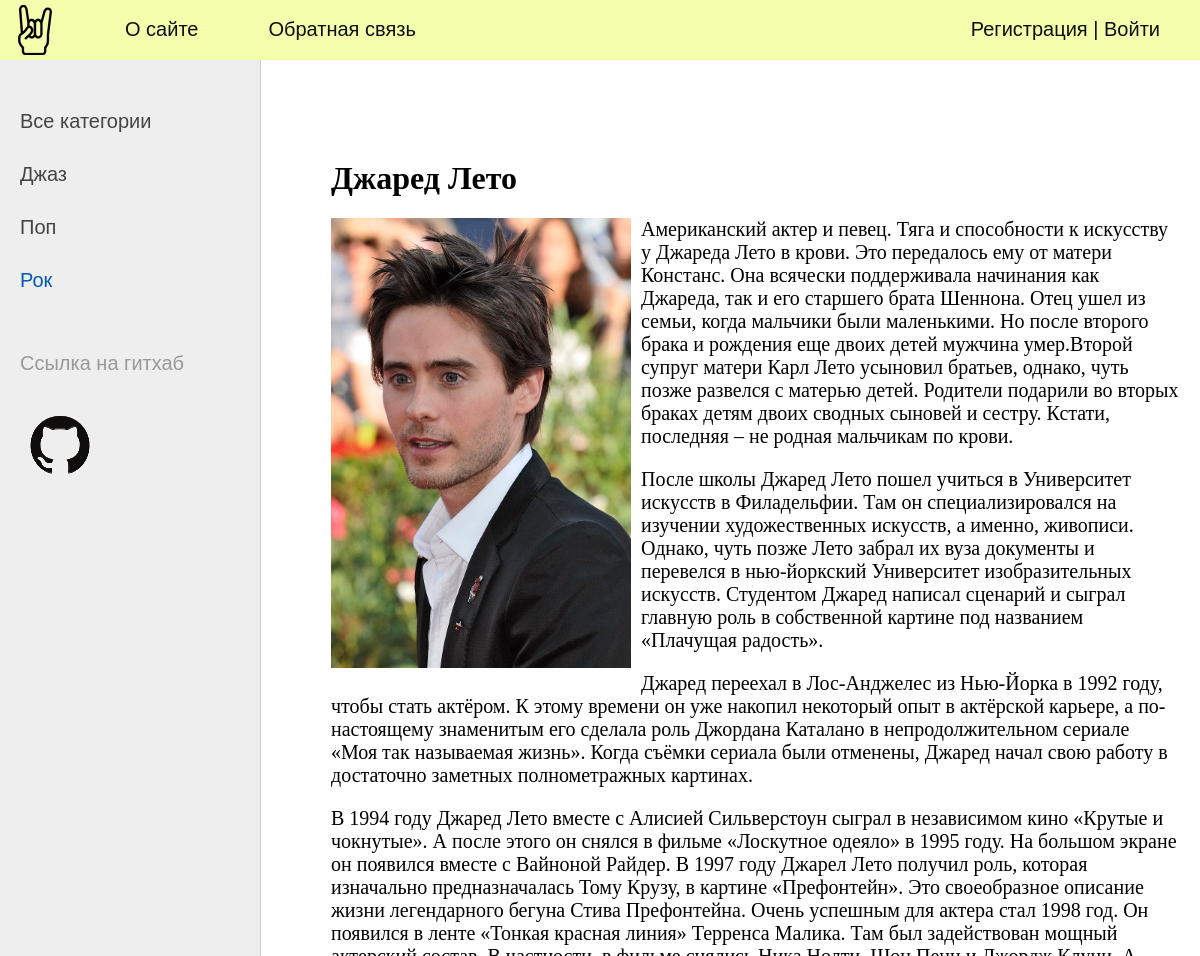
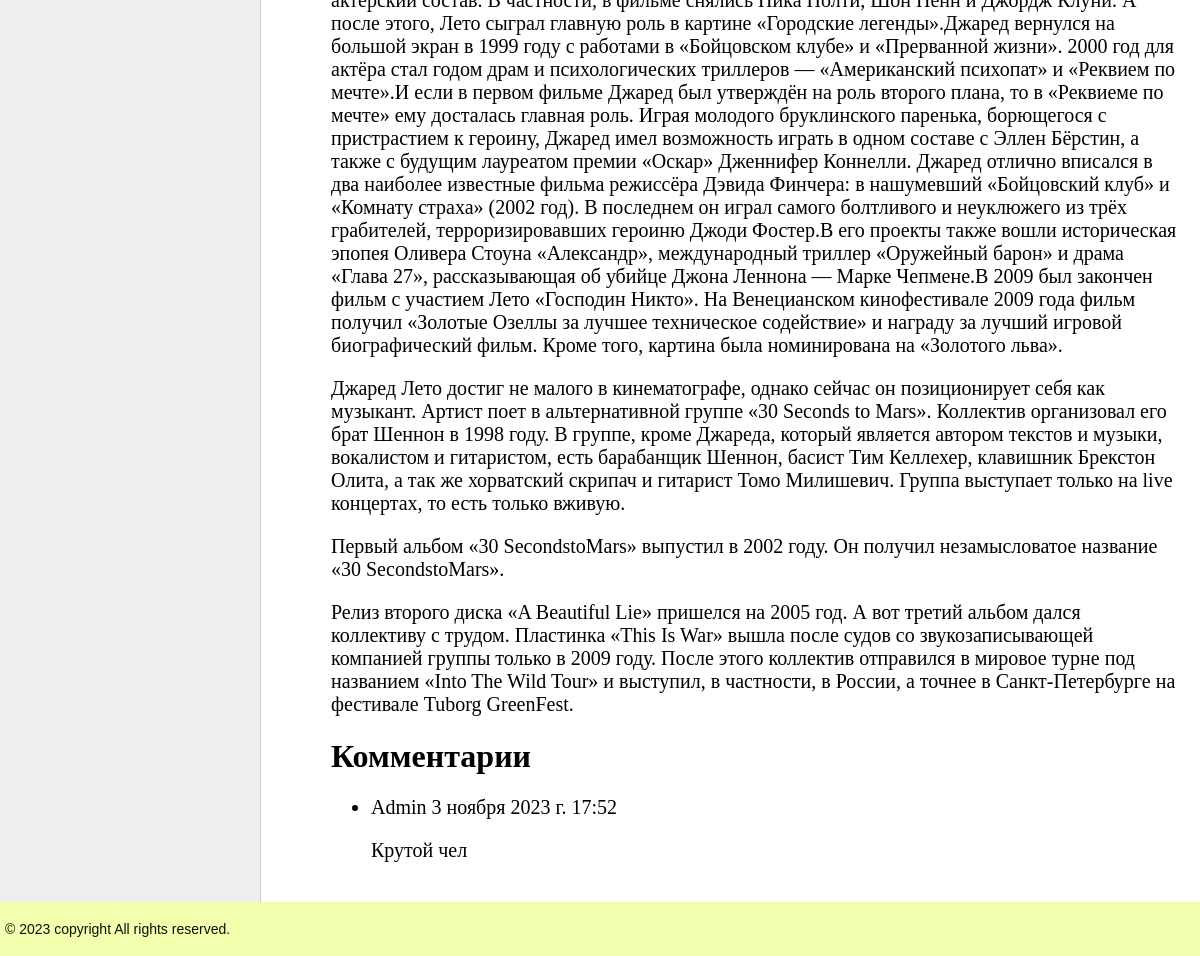
The app's page /post/djared-leto/ with its own data (2 pictures, top to bottom).
### posts/models.py (models this page shows, shortened)
class Category(models.Model):
    name = models.CharField(max_length = 100, db_index = True, verbose_name = 'Жанр')
    slug = models.SlugField(max_length = 255, unique = True, db_index = True, verbose_name = 'URL')
    def get_absolute_url(self):
        return reverse('posts:category', kwargs = {'cat_slug':self.slug})
    class Meta:
        verbose_name = 'Жанр'
        verbose_name_plural = 'Жанры'
        ordering = ['name']

class Musician(models.Model):
    title = models.CharField(max_length = 255, verbose_name = 'Заголовок')
    slug = models.SlugField(max_length = 255, unique = True, db_index = True, verbose_name = 'URL')
    content = models.TextField(blank = False, verbose_name = 'Текст статьи')
    photo = models.ImageField(upload_to = 'photos/%Y/%m/%d/', verbose_name = 'Фото')
    time_create = models.DateTimeField(auto_now_add = True, verbose_name = 'Дата создания')
    time_update = models.DateTimeField(auto_now = True, verbose_name = 'Дата обновления')
    is_published = models.BooleanField(default = True, verbose_name = 'Опубликовано')
    cat = models.ForeignKey('Category', on_delete = models.PROTECT, verbose_name = 'Жанр')
    user = models.ForeignKey(User, verbose_name='Пользователь', on_delete=models.CASCADE)
    class Meta:
        verbose_name = 'Музыкант'
        verbose_name_plural = 'Музыканты'
        ordering = ['-time_create']

class Comment(models.Model):
    post = models.ForeignKey(Musician, on_delete=models.CASCADE, verbose_name = 'Пост')
    content = models.TextField(blank = False, verbose_name = 'Текст комментария')
    time_create = models.DateTimeField(auto_now_add = True, verbose_name = 'Дата создания')
    time_update = models.DateTimeField(auto_now = True, verbose_name = 'Дата обновления')
    is_published = models.BooleanField(default = True, verbose_name = 'Опубликовано')
    user = models.ForeignKey(User, verbose_name='Пользователь', on_delete=models.PROTECT)
    class Meta:
        verbose_name = 'Комментарий'
        verbose_name_plural = 'Комментарии'
        ordering = ['-time_create']

### posts/views.py (the view)
# urls.py: path('post/<slug:post_slug>/', show_post, name='post'),
def show_post(request, post_slug):
    post = get_object_or_404(Musician, slug = post_slug)
    comments = Comment.objects.filter(post=post)
    if request.user.is_authenticated:
        if request.method == 'POST':
            form = AddCommForm(request.POST, request.FILES)
            if form.is_valid():
                form.cleaned_data['post']=post
                form.cleaned_data['is_published']=True
                form.cleaned_data['user']=request.user
                Comment.objects.create(**form.cleaned_data)
                return redirect('posts:home')
        else:
            form = AddCommForm()
        context ={
            'form':form,
            'post':post,
            'title':post.title,
            'cat_selected':post.cat_id,
            'menu':menu,
            'comments':comments,
        }
    else:
        context ={
            'post':post,
            'title':post.title,
            'cat_selected':post.cat_id,
            'menu':[menu[0],menu[2]],
            'comments':comments,
        }
    return render(request, 'posts/post.html', context = context)

### posts/templatetags/posts_tags.py (called while the page is built)
@register.inclusion_tag(filename = 'posts/list_categories.html')
def show_categories(sort=None, cat_selected = 0):
    if not sort:
        cats = Category.objects.all ()
    else:
        cats = Category.objects.order_by(sort)
    return {"cats": cats, "cat_selected": cat_selected}

### posts/templates/posts/post.html (shortened to what this page needs)
{% extends 'layout/base.html' %}
{% block content %}
<h1>{{post.title}}</h1>
{% if post.photo %}
<p><img class="img-article-left" src="{{post.photo.url}}"></p>
{% endif %}
{{post.content|linebreaks}}
<h1>Комментарии</h1>
{% for com in comments %}
<ul>
    <li>{{com.user}} {{com.time_create}}</li>
    <p>{{com.content}}</p>
</ul>
{% endfor %}
{% endblock %}

### posts/templates/posts/list_categories.html
{% for c in cats %}
{% if c.pk == cat_selected %}
<li class="selected">{{c.name}}</li>
{% else %}
<li><a href="{{ c.get_absolute_url }}">{{c.name}}</a></li>
{% endif %}
{% endfor %}

### posts/static/posts/css/styles.css (style rules this page uses)
html, body { font-family: 'Arial'; margin: 0; padding: 0; height: 100%; width: 100%; color: #444; }
a { color: #0059b2; text-decoration: none; }
img { max-width: 600px; height: auto; }
img.img-article-left { max-width: 300px; height: auto; float: left; padding: 0 10px 10px 0; }
.left-chapters ul li { margin: 30px 0 0 0; color: #999; }
.left-chapters ul li.selected { color: #0059b2; }
.left-chapters ul li a { color: #444; text-decoration: none; }
.content-text h1 { font-size: 32px; }

### records on screen
Category: name "Джаз"
Category: name "Поп"
Category: name "Рок"
Musician: title "Джаред Лето", photo (picture), content "Американский актер и певец. Тяга и способности к искусству у Джареда Лето в крови. Это передалось ему от матери Констанс. Она всячески поддерживала начинания как Джареда, так и его старшего брата Шеннона. Отец ушел из семьи, когда мальчики были маленькими. Но после второго брака и рождения еще двоих детей мужчина умер.Второй супруг матери Карл Лето усыновил братьев, однако, чуть позже развелся с матерью детей. Родители подарили во вторых браках детям двоих сводных сыновей и сестру. Кстати, последняя – не родная мальчикам по крови. После школы Джаред Лето пошел учиться в Университет искусств в Филадельфии. Там он специализировался на изучении художественных искусств, а именно, живописи.…"
Comment: user "Admin", time_create "3 ноября 2023 г. 17:52", content "Крутой чел"

### other values on screen
{{ m.title }} "О сайте" "Обратная связь"
